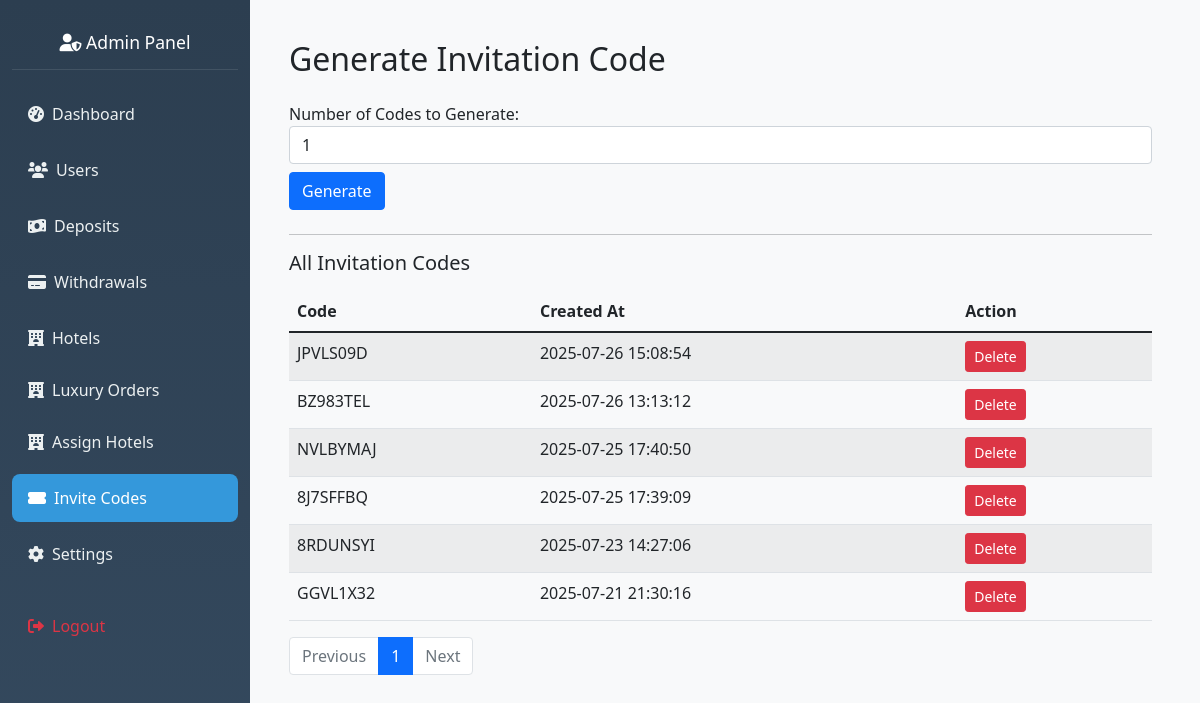
The page /admin/generate-invite (signed in) on the database as committed earlier.
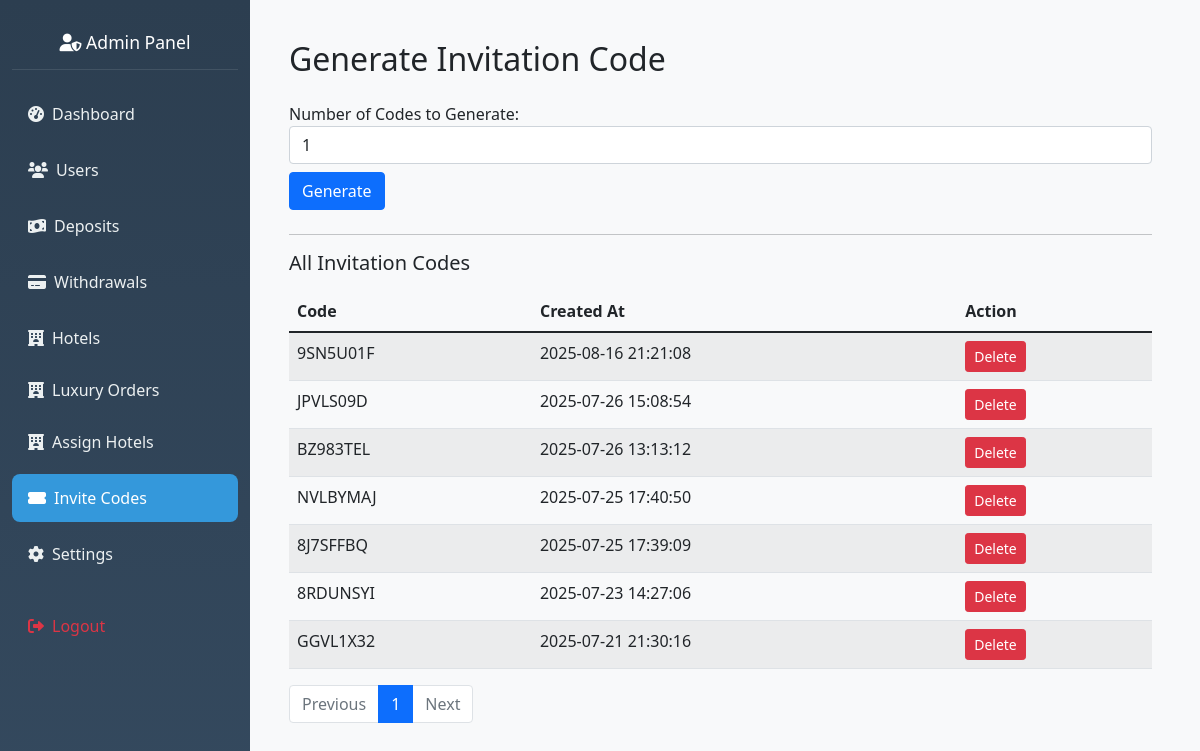
The same page on the database as committed later.
### hotel_app/models.py (models this page shows, shortened)
class InvitationCode(db.Model):
    __tablename__ = 'invitation_code'
    id = db.Column(db.Integer, primary_key=True)
    code = db.Column(db.String(20), unique=True, nullable=False)
    is_used = db.Column(db.Boolean, default=False)
    created_at = db.Column(db.DateTime, default=datetime.utcnow)

### hotel_app/routes.py (the view, shortened to what this page needs)
@app.route('/admin/generate-invite', methods=['GET', 'POST'])
@admin_required
def generate_invitation_code():
    page = request.args.get('page', 1, type=int)
    codes = InvitationCode.query.order_by(InvitationCode.id.desc()).paginate(
        page=page, per_page=20, error_out=False
    )
    return render_template('admin_invite.html', codes=codes)

### hotel_app/routes.py (called while the page is built)
def admin_required(f):
    @wraps(f)
    def wrapper(*args, **kwargs):
        admin_id = session.get('admin_id')
        if not admin_id:
            flash("Admin login required.", "danger")
            return redirect(url_for('admin_login'))
        admin = Admin.query.get(admin_id)
        if not admin or not admin.is_active:
            session.pop('admin_id', None)
            flash("Admin access denied.", "danger")
            return redirect(url_for('admin_login'))
        g.current_admin = admin
        return f(*args, **kwargs)
    return wrapper

@app.before_request
def check_admin_routes():
    if request.endpoint and request.endpoint.startswith('admin_') and request.endpoint != 'admin_login':
        if 'admin_id' not in session:
            return redirect(url_for('admin_login'))

### hotel_app/templates/admin_invite.html
{% extends "admin_base.html" %}
{% block content %}
<div class="container mt-4">
    <h2 class="mb-4">Generate Invitation Code</h2>
    <form method="POST" action="{{ url_for('generate_invitation_code') }}" class="mb-4">
        <div class="form-group">
            <label for="num_codes">Number of Codes to Generate:</label>
            <input type="number" name="num_codes" id="num_codes" class="form-control" min="1" value="1" required>
        </div>
        <button type="submit" class="btn btn-primary mt-2">Generate</button>
    </form>
    <hr>
    {% if codes and codes[0] is string %}
        <h5 class="mb-3">Recently Generated Code(s)</h5>
        <ul class="list-group mb-4">
            {% for code in codes %}
                <li class="list-group-item">{{ code }}</li>
            {% endfor %}
        </ul>
        <a href="{{ url_for('generate_invitation_code') }}" class="btn btn-secondary">View All Codes</a>
    {% elif codes and codes.items is defined %}
        <h5 class="mb-3">All Invitation Codes</h5>
        <table class="table table-striped">
            <thead>
                <tr>
                    <th>Code</th>
                    <th>Created At</th>
                    <th>Action</th>
                </tr>
            </thead>
            <tbody>
                {% for invite in codes.items %}
                    <tr>
                        <td>{{ invite.code }}</td>
                        <td>{{ invite.created_at.strftime('%Y-%m-%d %H:%M:%S') }}</td>
                        <td>
                            <form method="POST" action="{{ url_for('delete_invitation_code', code_id=invite.id) }}" onsubmit="return confirm('Are you sure you want to delete this code?');">
                                <button type="submit" class="btn btn-sm btn-danger">Delete</button>
                            </form>
                        </td>
                    </tr>
                {% endfor %}
            </tbody>
        </table>
        <nav>
            <ul class="pagination">
                {% if codes.has_prev %}
                    <li class="page-item">
                        <a class="page-link" href="{{ url_for('generate_invitation_code', page=codes.prev_num) }}">Previous</a>
                    </li>
                {% else %}
                    <li class="page-item disabled">
                        <span class="page-link">Previous</span>
                    </li>
                {% endif %}
                {% for page_num in codes.iter_pages(left_edge=1, right_edge=1, left_current=2, right_current=2) %}
                    {% if page_num %}
                        <li class="page-item {% if page_num == codes.page %}active{% endif %}">
                            <a class="page-link" href="{{ url_for('generate_invitation_code', page=page_num) }}">{{ page_num }}</a>
                        </li>
                    {% else %}
                        <li class="page-item disabled"><span class="page-link">…</span></li>
                    {% endif %}
                {% endfor %}
                {% if codes.has_next %}
                    <li class="page-item">
                        <a class="page-link" href="{{ url_for('generate_invitation_code', page=codes.next_num) }}">Next</a>
                    </li>
                {% else %}
                    <li class="page-item disabled">
                        <span class="page-link">Next</span>
                    </li>
                {% endif %}
            </ul>
        </nav>
    {% else %}
        <p>No invitation codes found.</p>
    {% endif %}
</div>
{% endblock %}

Rows that differ between the two databases and show on the page:
added InvitationCode: code "9SN5U01F", created_at "2025-08-16 21:21:08"
